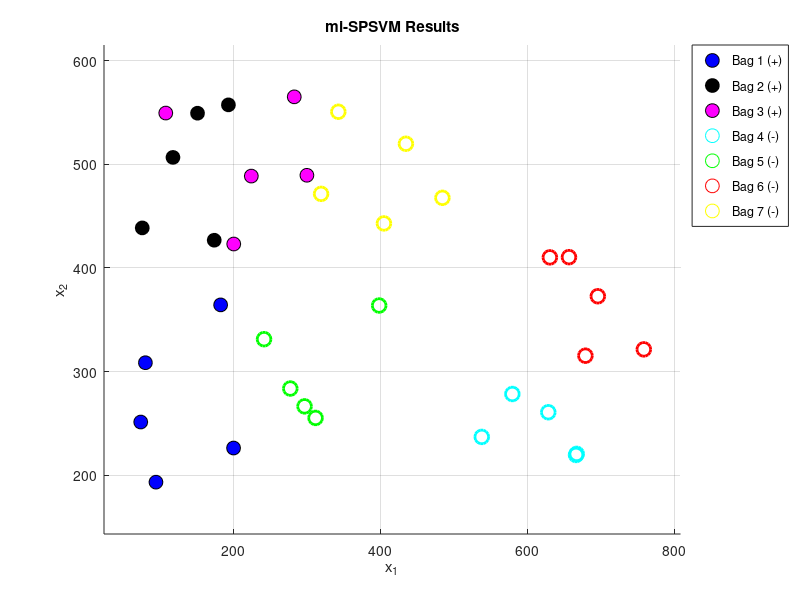

The MATLAB script that drew this image:
function mi_spsvm()

% Load dataset
load dataset79MIL.mat;

[numInstances, dim] = size(X);
numBags = length(y);

% Identify positive and negative bags
posBags = find(y == 1);
negBags = find(y == -1);

printf("Instances: %d, Bags: %d (+:%d, -:%d)\n", numInstances, numBags, length(posBags), length(negBags));

% init J+ and J-
Jplus = [];
Jminus = [];

for j = 1:numInstances
    bagId = instanceBag(j);
    if any(posBags == bagId)
        Jplus = [Jplus; j];
    else
        Jminus = [Jminus; j];
    endif
end

printf("Init: |J+|=%d, |J-|=%d\n", length(Jplus), length(Jminus));

C = 1;
maxIter = 100;

for iteration = 0:maxIter-1
    
    % Step 1: Solve QP
    [v, gamma] = solveQP(X, Jplus, Jminus, C, dim);
    
    % Step 2: Witness selection
    Jstar = [];
    for i = 1:length(posBags)
        bagId = posBags(i);
        bagInJplus = Jplus(instanceBag(Jplus) == bagId);
        
        if isempty(bagInJplus)
            continue;
        endif
        
        scores = X(bagInJplus,:) * v - gamma;
        [maxScore, maxIdx] = max(scores);
        jstar = bagInJplus(maxIdx);
        
        if maxScore <= -1
            Jstar = [Jstar; jstar];
        endif
    end
    
    % Jbar: misclassified non-witnesses
    Jbar = [];
    for j = Jplus'
        if ~any(Jstar == j)
            score = X(j,:) * v - gamma;
            if score <= -1
                Jbar = [Jbar; j];
            endif
        endif
    end
    
    printf("Iter %d: |J*|=%d, |Jbar|=%d\n", iteration, length(Jstar), length(Jbar));
    
    % Stopping criterion
    if isempty(Jbar)
        printf("Converged at iter %d\n", iteration);
        break;
    endif
    
    % Step 3: Update J+ and J-
    Jplus = setdiff(Jplus, Jbar);
    Jminus = [Jminus; Jbar];
    
end

printf("\nv = [%.6f, %.6f]\n", v(1), v(2));
printf("gamma = %.6f\n", gamma);

% Predict bags using max-aggregation
predictions = zeros(numBags, 1);
for bagId = 1:numBags
    bagMask = (instanceBag == bagId);
    bagScores = X(bagMask,:) * v - gamma;
    if max(bagScores) > 0
        predictions(bagId) = 1;
    else
        predictions(bagId) = -1;
    endif
end

accuracy = mean(predictions == y) * 100;
printf("\nAccuracy: %.1f%%\n", accuracy);
printf("Pred: "); disp(predictions');
printf("True: "); disp(y');

% Plot results
plotResults(X, instanceBag, y, v, gamma, numBags);



end

function [v, gamma] = solveQP(X, Jplus, Jminus, C, dim)
    
    nPlus = length(Jplus);
    nMinus = length(Jminus);
    nVars = dim + 1 + nMinus;
    
    Xplus = X(Jplus, :);
    Aplus = [Xplus, -ones(nPlus, 1)];
    bplus = ones(nPlus, 1);
    
    AtA = Aplus' * Aplus;
    Atb = Aplus' * bplus;
    
    % Hessian P
    H = zeros(nVars, nVars);
    H(1:dim+1, 1:dim+1) = eye(dim+1) + C * AtA;
    
    q = zeros(nVars, 1);
    q(dim+2:end) = C;
    q(1:dim+1) = -C * Atb;
    
    Xminus = X(Jminus, :);
    
    % G1: v'x - gamma - xi <= -1
    G1 = zeros(nMinus, nVars);
    G1(:, 1:dim) = Xminus;
    G1(:, dim+1) = -1;
    G1(:, dim+2:end) = -eye(nMinus);
    h1 = -ones(nMinus, 1);
    
    G2 = zeros(nMinus, nVars);
    G2(:, dim+2:end) = -eye(nMinus);
    h2 = zeros(nMinus, 1);
    
    A_eq = [];
    b_eq = [];
    
    % Bounds
    lb = -Inf(nVars, 1);
    ub = Inf(nVars, 1);
    % lb(dim+2:end) = 0;  % handled by G2 now
    
    % Combine inequality constraints
    A_lb = -Inf(2*nMinus, 1);
    A_in = [G1; G2];
    A_ub = [h1; h2];
    
    % Solve QP using Octave's qp
    x0 = [];
    [z, obj, info] = qp(x0, H, q, A_eq, b_eq, lb, ub, A_lb, A_in, A_ub);
    
    if info.info ~= 0 && info.info ~= 3
        printf("QP Warning: info=%d\n", info.info);
    endif

    v = z(1:dim);
    gamma = z(dim+1);
    
endfunction


function plotResults(X, instanceBag, y, v, gamma, numBags)
    
    clf;
    hold on;
    % axis equal;
    
    colors = {'b', 'k', 'm', 'c', 'g', 'r', 'y'};
    
    legendHandles = [];
    legendLabels = {};
    
    for bagId = 1:numBags
        bagMask = (instanceBag == bagId);
        bagX = X(bagMask, :);
        
        if y(bagId) == 1
            % Positive: filled
            h = scatter(bagX(:,1), bagX(:,2), 100, colors{bagId}, 'filled', 'MarkerEdgeColor', 'k');
            legendLabels{end+1} = sprintf('Bag %d (+)', bagId);
        else
            % Negative: unfilled
            h = scatter(bagX(:,1), bagX(:,2), 100, colors{bagId}, 'LineWidth', 2);
            legendLabels{end+1} = sprintf('Bag %d (-)', bagId);
        endif
        legendHandles = [legendHandles, h];
    end
    
    % Hyperplanes
    xMin = min(X(:,1)) - 50;
    xMax = max(X(:,1)) + 50;
    x1 = linspace(xMin, xMax, 100);
    
    if abs(v(2)) > 1e-10
        % H: v'x = gamma
        x2_H = (gamma - v(1)*x1) / v(2);
        hH = plot(x1, x2_H, 'k-', 'LineWidth', 2);
        legendHandles = [legendHandles, hH];
        legendLabels{end+1} = 'H(v,\gamma)';
        
        % H+: v'x = gamma + 1
        x2_Hplus = (gamma + 1 - v(1)*x1) / v(2);
        hHplus = plot(x1, x2_Hplus, 'b--', 'LineWidth', 1.5);
        legendHandles = [legendHandles, hHplus];
        legendLabels{end+1} = 'H^+';
        
        % H-: v'x = gamma - 1
        x2_Hminus = (gamma - 1 - v(1)*x1) / v(2);
        hHminus = plot(x1, x2_Hminus, 'r--', 'LineWidth', 1.5);
        legendHandles = [legendHandles, hHminus];
        legendLabels{end+1} = 'H^-';
    endif
    
    legend(legendHandles, legendLabels, 'Location', 'bestoutside');
    
    xlim([xMin, xMax]);
    ylim([min(X(:,2))-50, max(X(:,2))+50]);
    xlabel('x_1');
    ylabel('x_2');
    title('mi-SPSVM Results');
    grid on;
    
    print('mi_spsvm_results_octave.png', '-dpng', '-r150');
    printf("Plot saved to mi_spsvm_results_octave.png\n");
    
endfunction
